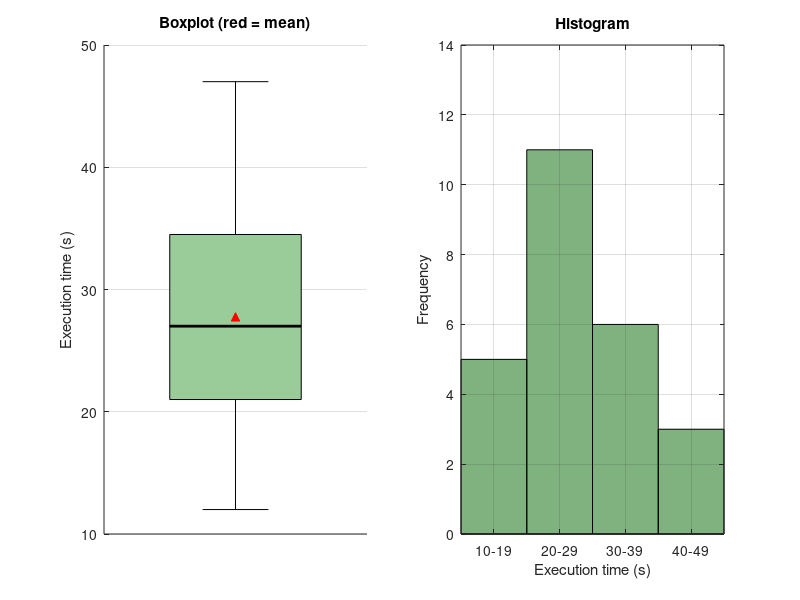

Write the MATLAB code that produced this figure.
%% Question 6: Stem-and-Leaf Display and Central Tendency (execution times, s)
clc; clear; close all;

x = [12 15 17 18 19 21 21 23 24 24 25 26 27 28 28 29 31 32 34 35 36 38 41 43 47];
n = numel(x);

% Stem-and-leaf (stem = tens digit, leaf = units digit)
x = sort(x);
stems = floor(x/10); leaves = mod(x,10);
disp('Stem-and-leaf display   (Key: 2 | 1 = 21 s)');
for s = min(stems):max(stems)
    fprintf('%2d | %s\n', s, sprintf('%d ', leaves(stems == s)));
end

% Central tendency
meanX   = sum(x) / n;
medianX = x((n+1)/2);                                % 13th value for n = 25
u = unique(x); c = arrayfun(@(v) sum(x == v), u);
modes   = u(c == max(c));
fprintf('\nSum = %d, n = %d\n', sum(x), n);
fprintf('Mean   = %.2f s\nMedian = %d s (position %d)\nMode   = %s (each occurs %d times)\n', ...
        meanX, medianX, (n+1)/2, num2str(modes), max(c));

% Quartiles (median-of-halves method) for the boxplot
lowerHalf = x(1:(n-1)/2);  upperHalf = x((n+3)/2:end);
Q1 = median(lowerHalf); Q3 = median(upperHalf);
fprintf('Q1 = %g, Q3 = %g, IQR = %g\n', Q1, Q3, Q3-Q1);
if meanX > medianX, disp('Mean > median: slightly right-skewed.'); end

figure('Position', [100 100 950 380]);
subplot(1,2,1); hold on;                              % boxplot drawn manually
fill([0.7 1.3 1.3 0.7], [Q1 Q1 Q3 Q3], [0.6 0.8 0.6]);
plot([0.7 1.3], [medianX medianX], 'k', 'LineWidth', 2);
plot([1 1], [min(x) Q1], 'k'); plot([1 1], [Q3 max(x)], 'k');
plot([0.85 1.15], [min(x) min(x)], 'k'); plot([0.85 1.15], [max(x) max(x)], 'k');
plot(1, meanX, 'r^', 'MarkerFaceColor', 'r');
xlim([0.4 1.6]); set(gca, 'XTick', []); grid on;
ylabel('Execution time (s)'); title('Boxplot (red = mean)');
subplot(1,2,2);
cnt = arrayfun(@(a) sum(x >= a & x < a+10), 10:10:40);
bar(15:10:45, cnt, 1, 'FaceColor', [0.5 0.7 0.5], 'EdgeColor', 'k'); grid on;
set(gca, 'XTick', 15:10:45, 'XTickLabel', {'10-19','20-29','30-39','40-49'});
xlabel('Execution time (s)'); ylabel('Frequency'); title('Histogram'); ylim([0 14]);
print('-dpng', '-r130', 'images/Q6_stem_leaf_central_tendency.png');
